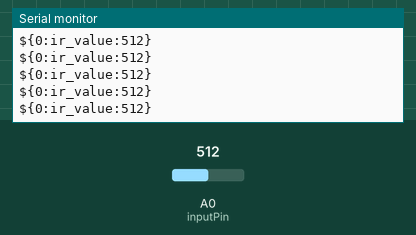
Recording of a sketch running on a simulated Arduino Uno, built with avr-gcc and run on an emulated ATmega328P. Shown: the last lines printed to the serial monitor. Inputs (shaded band) come from the test bench; at power-on: A0 (inputPin) = 512.

Above: at 1.2 s.
1.3 s: A0 (inputPin) set to 716
At 1.31 s:
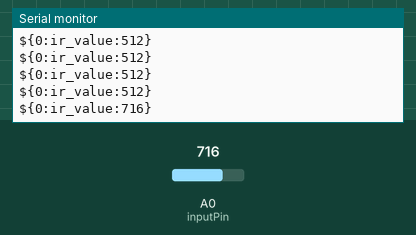
2.8 s: A0 (inputPin) set to 900
At 2.82 s:
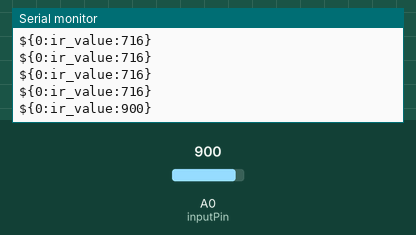
Timing chart, 0 to 5.8 s (numbered marks = the images above; inputs shaded):
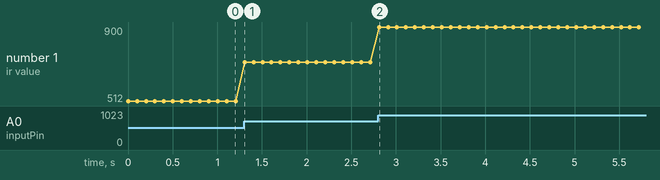

Measured:
- after the input at 1.3 s, the serial monitor: prints a new line at once (image 1)
- after the input at 2.8 s, the serial monitor: prints a new line at once (image 2)
- plotted number 1: 512 → 716 after the input at 1.3 s, 716 → 900 after the input at 2.8 s

The sketch:

ir_demo.ino
```cpp
#include <busyboard.h>

publishedVar<int> irValue(0,"ir_value");
int inputPin = A0;

void commSetup()
{
  Serial.print("${SERIAL");
  Serial.print(irValue.getIdString());
  Serial.println("}");
}

void setup()
{
  Serial.begin(57600);
  while(!Serial){ delay(10); };
  commSetup();
}

void loop(){
  irValue = analogRead(inputPin);  // read input value
  delay(100);
}
```
